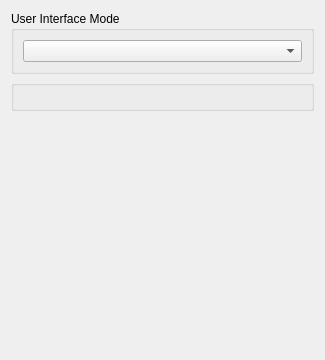
<?xml version="1.0" encoding="UTF-8"?>
<ui version="4.0">
 <class>AppearanceOptionsWidget</class>
 <widget class="QWidget" name="AppearanceOptionsWidget">
  <property name="geometry">
   <rect>
    <x>0</x>
    <y>0</y>
    <width>325</width>
    <height>360</height>
   </rect>
  </property>
  <property name="windowTitle">
   <string>Form</string>
  </property>
  <layout class="QVBoxLayout" name="verticalLayout">
   <item>
    <widget class="QGroupBox" name="m_uiModeGroupBox">
     <property name="title">
      <string>User Interface Mode</string>
     </property>
     <layout class="QVBoxLayout">
      <item>
       <widget class="QComboBox" name="m_uiModeCombo"/>
      </item>
     </layout>
    </widget>
   </item>
   <item>
    <widget class="FontPanel" name="m_fontPanel"/>
   </item>
   <item>
    <spacer name="verticalSpacer">
     <property name="orientation">
      <enum>Qt::Vertical</enum>
     </property>
     <property name="sizeHint" stdset="0">
      <size>
       <width>0</width>
       <height>0</height>
      </size>
     </property>
    </spacer>
   </item>
  </layout>
 </widget>
 <customwidgets>
  <customwidget>
   <class>FontPanel</class>
   <extends>QGroupBox</extends>
   <header>fontpanel/fontpanel.h</header>
   <container>1</container>
  </customwidget>
 </customwidgets>
 <resources/>
 <connections/>
</ui>
